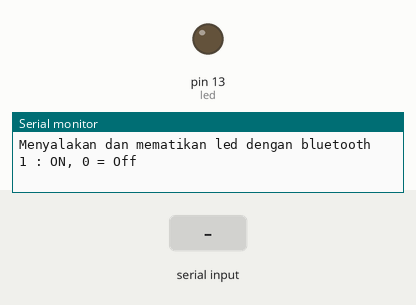
Recording of a sketch running on a simulated Arduino Uno, built with avr-gcc and run on an emulated ATmega328P. Shown: output pins drawn as LEDs (lit = HIGH), the last lines printed to the serial monitor. Inputs (shaded band) come from the test bench.

Above: at 1.2 s.
1.3 s: "1" received over Serial
At 1.9 s:
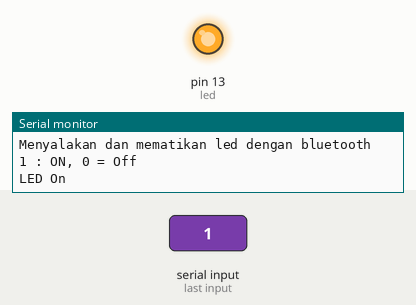
2.9 s: "0" received over Serial
At 4.2 s:
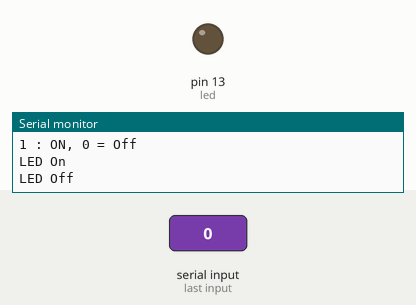
Timing chart, 0 to 5.9 s (numbered marks = the images above; inputs shaded):
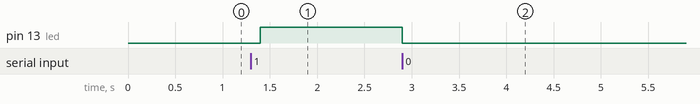

The sketch:

bluethoot.ino
```cpp
int led=13;
int DataBluetooth;

void setup() {
  Serial.begin(9600);
  Serial.println("Menyalakan dan mematikan led dengan bluetooth");
  Serial.println("1 : ON, 0 = Off");
  pinMode(led,OUTPUT);
}

void loop() {
  if (Serial.available()){
   DataBluetooth=Serial.read();
   if(DataBluetooth=='1'){
     digitalWrite(led,HIGH);
     Serial.println("LED On");
   }
   if (DataBluetooth=='0'){
      digitalWrite(led,LOW);
      Serial.println("LED Off");
  }
}
delay(100);
}
```

Measured:
- after the input at 1.3 s, pin 13 (led): LOW → HIGH after 0.10 s
- after the input at 2.9 s, pin 13 (led): HIGH → LOW at once
